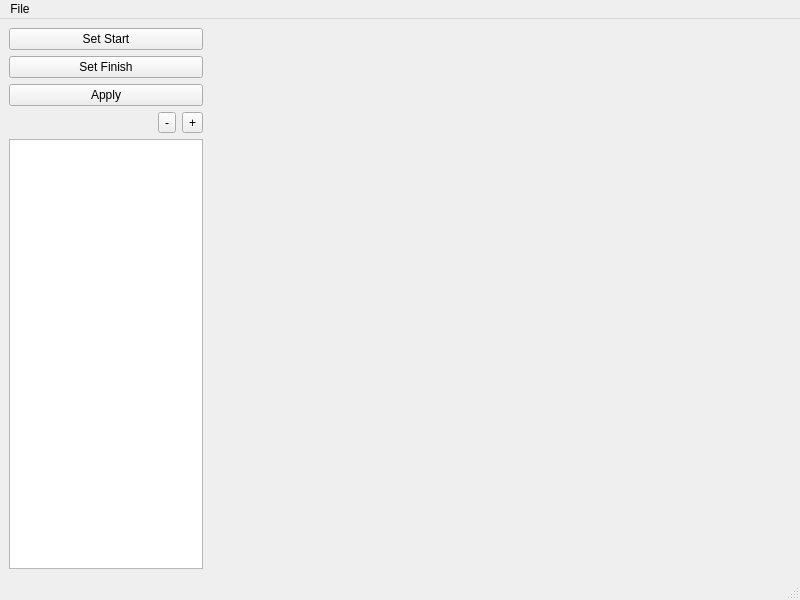
<?xml version="1.0" encoding="UTF-8"?>
<ui version="4.0">
 <class>TrackEditor</class>
 <widget class="QMainWindow" name="TrackEditor">
  <property name="geometry">
   <rect>
    <x>0</x>
    <y>0</y>
    <width>800</width>
    <height>600</height>
   </rect>
  </property>
  <property name="windowTitle">
   <string>TrackEditor</string>
  </property>
  <widget class="QWidget" name="centralwidget">
   <layout class="QGridLayout" name="gridLayout">
    <item row="0" column="0">
     <layout class="QHBoxLayout" name="horizontalLayout" stretch="25,75">
      <item>
       <layout class="QVBoxLayout" name="leftBox">
        <item>
         <widget class="QPushButton" name="setStartButton">
          <property name="text">
           <string>Set Start</string>
          </property>
          <property name="checkable">
           <bool>true</bool>
          </property>
         </widget>
        </item>
        <item>
         <widget class="QPushButton" name="setFinishButton">
          <property name="text">
           <string>Set Finish</string>
          </property>
          <property name="checkable">
           <bool>true</bool>
          </property>
          <property name="autoExclusive">
           <bool>false</bool>
          </property>
         </widget>
        </item>
        <item>
         <widget class="QPushButton" name="apply_Button">
          <property name="text">
           <string>Apply</string>
          </property>
         </widget>
        </item>
        <item>
         <layout class="QHBoxLayout" name="sectorToolbar">
          <item>
           <spacer name="horizontalSpacer">
            <property name="orientation">
             <enum>Qt::Horizontal</enum>
            </property>
            <property name="sizeHint" stdset="0">
             <size>
              <width>40</width>
              <height>20</height>
             </size>
            </property>
           </spacer>
          </item>
          <item>
           <widget class="QToolButton" name="removeSectorButton">
            <property name="text">
             <string>-</string>
            </property>
           </widget>
          </item>
          <item>
           <widget class="QToolButton" name="addSectorButton">
            <property name="text">
             <string>+</string>
            </property>
           </widget>
          </item>
         </layout>
        </item>
        <item>
         <widget class="QTableView" name="sectorTable"/>
        </item>
       </layout>
      </item>
      <item>
       <layout class="QVBoxLayout" name="verticalLayout" stretch="1">
        <property name="spacing">
         <number>0</number>
        </property>
        <property name="rightMargin">
         <number>0</number>
        </property>
        <item>
         <widget class="TrackView" name="trackView" native="true"/>
        </item>
       </layout>
      </item>
     </layout>
    </item>
   </layout>
  </widget>
  <widget class="QMenuBar" name="menubar">
   <property name="geometry">
    <rect>
     <x>0</x>
     <y>0</y>
     <width>800</width>
     <height>22</height>
    </rect>
   </property>
   <widget class="QMenu" name="menuFile">
    <property name="title">
     <string>File</string>
    </property>
    <addaction name="actionSave_Track"/>
    <addaction name="actionSave_Track_as"/>
    <addaction name="separator"/>
    <addaction name="actionLoad_Track"/>
   </widget>
   <addaction name="menuFile"/>
  </widget>
  <widget class="QStatusBar" name="statusbar"/>
  <action name="actionSave_Track">
   <property name="text">
    <string>Save Track</string>
   </property>
   <property name="shortcut">
    <string>Ctrl+S</string>
   </property>
  </action>
  <action name="actionSave_Track_as">
   <property name="text">
    <string>Save Track as...</string>
   </property>
   <property name="shortcut">
    <string>Ctrl+Shift+S</string>
   </property>
  </action>
  <action name="actionLoad_Track">
   <property name="text">
    <string>Open Track</string>
   </property>
   <property name="shortcut">
    <string>Ctrl+O</string>
   </property>
  </action>
 </widget>
 <customwidgets>
  <customwidget>
   <class>TrackView</class>
   <extends>QWidget</extends>
   <header>trackview.h</header>
   <container>1</container>
  </customwidget>
 </customwidgets>
 <resources/>
 <connections/>
</ui>
